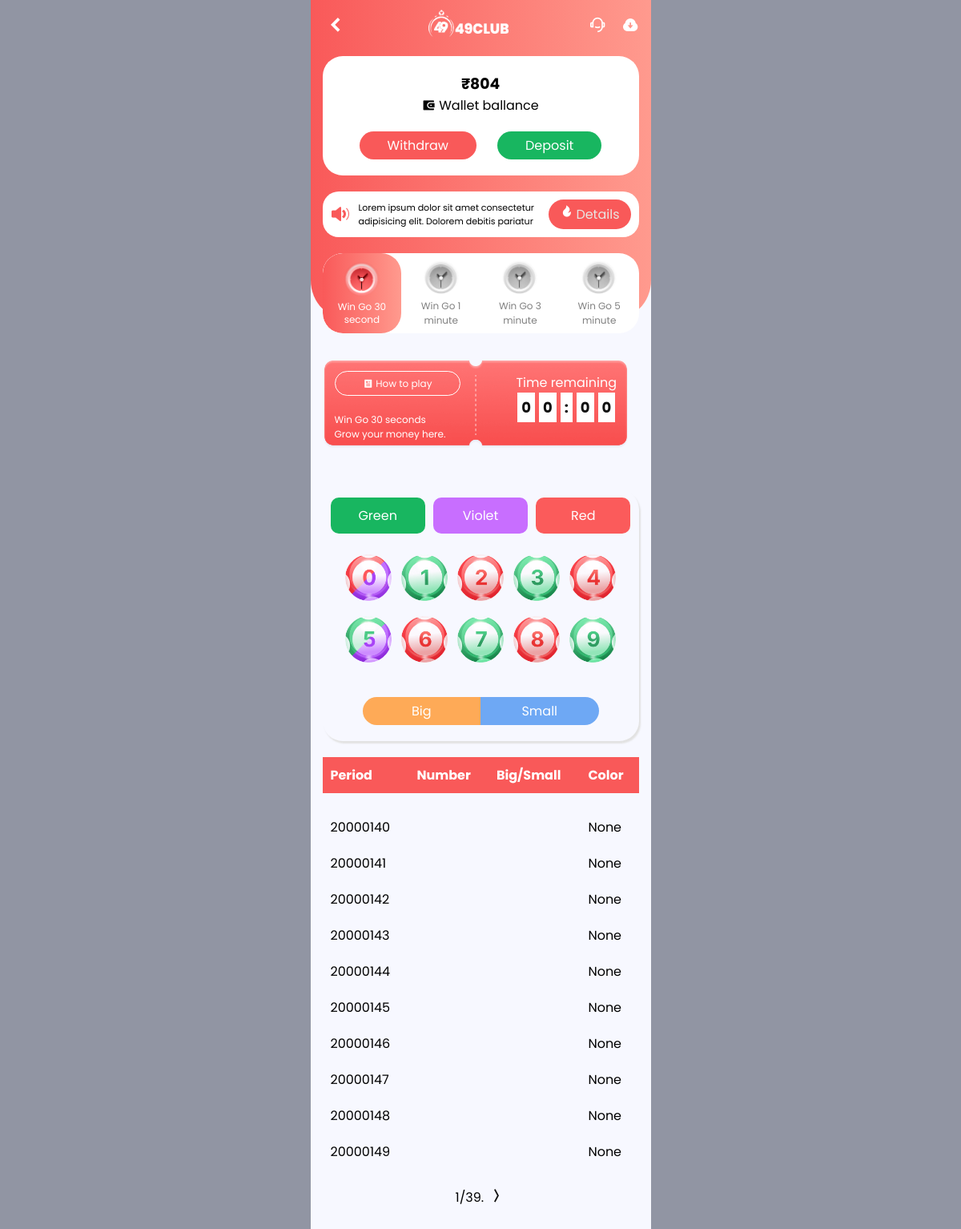
The page /wingoPage (signed in) on the database as committed earlier.
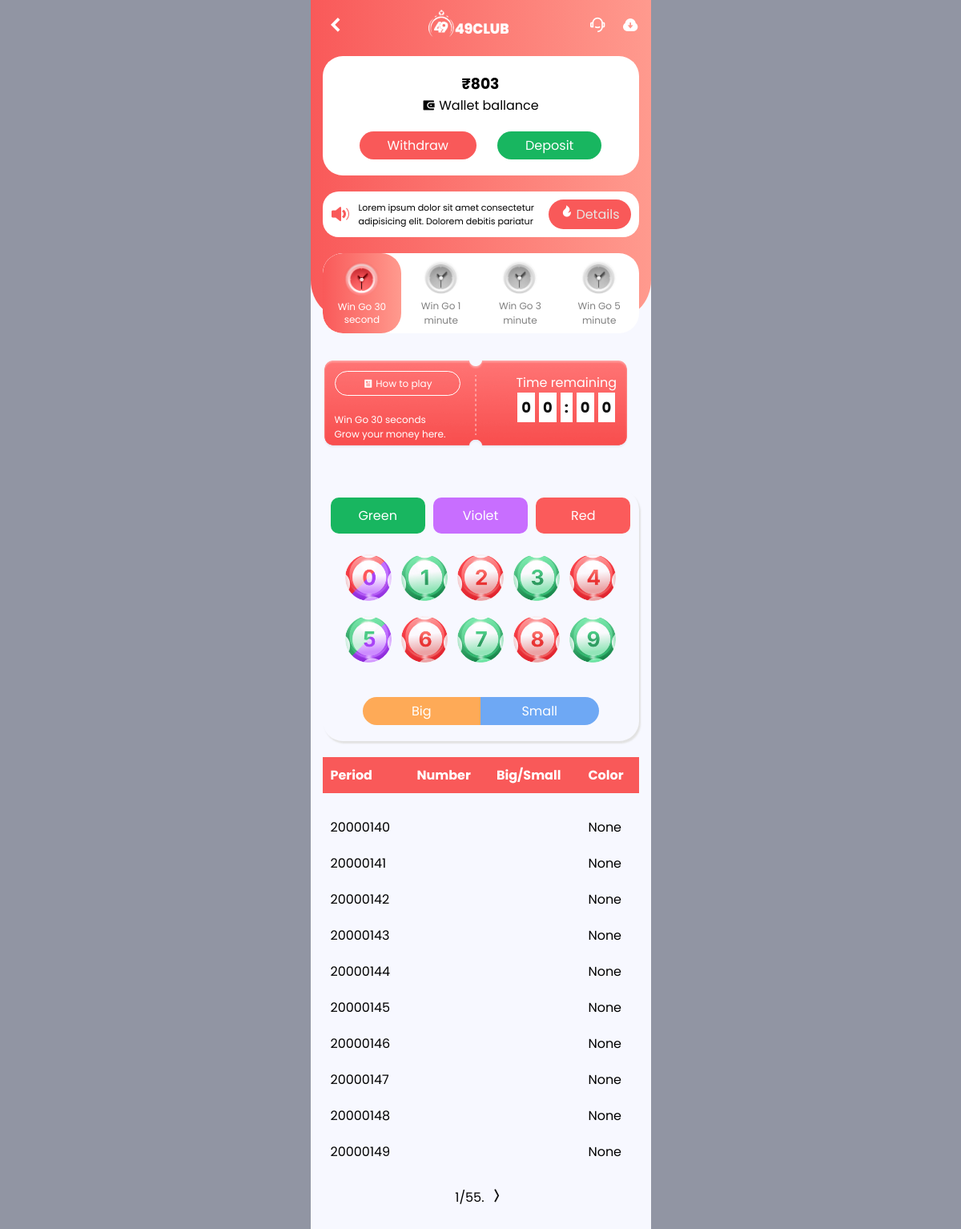
The same page on the database as committed later.
### club/models.py (models this page shows, shortened)
class Profile(models.Model):
    user = models.OneToOneField(User, on_delete=models.CASCADE)
    code = models.CharField(max_length=50, default='', blank=True)
    user_code = models.CharField(max_length=12, blank=True, null=True)
    recomended_by = models.ForeignKey(User, on_delete=models.CASCADE, blank=True, null=True, related_name='ref_by')
    referals_number = models.IntegerField(blank=True, default=0)
    user_balance = models.IntegerField(blank=True, default=0)
    refer_code = models.CharField(max_length=50, blank=True, null=True)
    total_balance = models.IntegerField(blank=True, default=0)
    total_withdraw = models.IntegerField(blank=True, default=0)
    total_deposite = models.IntegerField(blank=True, default=0)

class RoundWinColor(models.Model):
    COLOR_CHOICES = [
        ('Red', 'Red'),
        ('Green', 'Green'),
        ('Violet', 'Violet')
    ]
    round = models.ForeignKey(GameRound, on_delete=models.CASCADE)
    win_color = models.CharField(max_length=10, choices=COLOR_CHOICES, blank=True, null=True)
    red_bet_amount = models.IntegerField(default=0)
    green_bet_amount = models.IntegerField(default=0)
    violet_bet_amount = models.IntegerField(default=0)

class GameRound(models.Model):
    game_id = models.IntegerField(default=20000000)
    start_hour = models.IntegerField(default=0)
    start_minute = models.IntegerField(default=0)
    start_second = models.IntegerField(default=0)
    duration = models.IntegerField(default=30)

### club/views.py (the view)
# urls.py: path('wingoPage', wingoPage, name='wingoPage'),
@login_required
def wingoPage(request):
    profile = Profile.objects.get(user=request.user)
    round_results = RoundWinColor.objects.all().reverse()
    paginator = Paginator(round_results, 10)  # Show 10 round results per page
    page_number = request.GET.get('page')
    page_obj = paginator.get_page(page_number)
    if request.method=='POST':
        bet_amount = request.POST['total_amount']
        bet_color = request.POST['bet_color']
        round = latest_round
        user = request.user
    return render(request, 'wingo.html', {'profile': profile, 'page_obj': page_obj})

### templates/wingo.html (shortened to what this page needs)
<!DOCTYPE html>
<html lang="en">
<head>
    <link rel="stylesheet" href="/static/style/wingo.css">
    <link rel="stylesheet" href="/static/style/utils.css">
    <link href="https://cdn.jsdelivr.net/npm/remixicon@4.3.0/fonts/remixicon.css" rel="stylesheet" />
</head>
<body>
    <section class="main_section">
        <header>
            <div class="navbar">
                <div class="nav_back">
                    <a href="/"><i class="ri-arrow-left-s-line"></i></a>
                </div>
                <div class="logo">
                    <img src="/static/assets/logo2.png" alt="">
                </div>
                <div class="nav_icon">
                    <div class="mail">
                        <a><i class="ri-customer-service-2-line"></i></a>
                    </div>
                    <div class="down">
                        <i class="ri-download-cloud-fill"></i>
                    </div>
                </div>
            </div>
            <div class="balance">
                <div class="balance_amount">
                    <h3>₹{{profile.user_balance}}</h3>
                    <p><i class="ri-wallet-3-fill"></i> Wallet ballance</p>
                </div>
                <div class="balance_btns">
                    <a href="/withdrawPage" class="withdraw_btn">Withdraw</a>
                    <a href="/depositePage" class="deposite_btn">Deposit</a>
                </div>
            </div>
            <div class="main_details">
                <h1><i class="ri-volume-up-fill"></i></h1>
                <div class="details_text">
                    <p>Lorem ipsum dolor sit amet consectetur adipisicing elit. Dolorem debitis pariatur</p>
                </div>
                <div class="details_btn"><i class="ri-fire-fill"></i> Details</div>
            </div>
            <div class="wingo_times">
                <div class="wingo_time_card active">
                    <img src="/static/assets/clock.png" alt="">
                    <p>Win Go 30<br>second</p>
                </div>
                <div class="wingo_time_card">
                    <img src="/static/assets/clock2.png" alt="">
                    <p>Win Go 1<br>minute</p>
                </div>
                <div class="wingo_time_card">
                    <img src="/static/assets/clock2.png" alt="">
                    <p>Win Go 3<br>minute</p>
                </div>
                <div class="wingo_time_card">
                    <img src="/static/assets/clock2.png" alt="">
                    <p>Win Go 5<br>minute</p>
                </div>
            </div>
        </header>
        <main>
            <div class="main_ticket">
                <div class="ticket_left">
                    <a href=""><i class="ri-article-fill"></i> How to play</a><br><br>
                    <p>Win Go 30 seconds</p>
                    <p>Grow your money here.</p>
                </div>
                <div class="ticket_right">
                    <p>Time remaining</p>
                    <div class="ticket_time">
                        <div class="time">0</div>
                        <div class="time">0</div>
                        <div class="time">:</div>
                        <div class="time">0</div>
                        <div class="time">0</div>
                    </div>
                </div>
            </div>
            <div class="game_window">
                <div class="game_color">
                    <p class="game_color_cl" id="color_green">Green</p>
                    <p class="game_color_cl" id="color_violet">Violet</p>
                    <p class="game_color_cl" id="color_red">Red</p>
                </div>
                <div class="game_number">
                    <span class="game_number_cl" data-value="0">
                        <img src="/static/assets/0.png" alt="">
                    </span>
                    <span class="game_number_cl" data-value="1">
                        <img src="/static/assets/1.png" alt="">
                    </span>
                    <span class="game_number_cl" data-value="2">
                        <img src="/static/assets/2.png" alt="">
                    </span>
                    <span class="game_number_cl" data-value="3">
                        <img src="/static/assets/3.png" alt="">
                    </span>
                    <span class="game_number_cl" data-value="4">
                        <img src="/static/assets/4.png" alt="">
                    </span>
                    <span class="game_number_cl" data-value="5">
                        <img src="/static/assets/5.png" alt="">
                    </span>
                    <span class="game_number_cl" data-value="6">
                        <img src="/static/assets/6.png" alt="">
                    </span>
                    <span class="game_number_cl" data-value="7">
                        <img src="/static/assets/7.png" alt="">
                    </span>
                    <span class="game_number_cl" data-value="8">
                        <img src="/static/assets/8.png" alt="">
                    </span>
                    <span class="game_number_cl" data-value="9">
                        <img src="/static/assets/9.png" alt="">
                    </span>
                </div>
                <div class="game_size">
                    <div class="game_size_cl size_big">Big</div>
                    <div class="game_size_cl size_small">Small</div>
                </div>
            </div>
            <div class="game_result">
                <table>
                    <thead>
                        <tr>
                            <th>Period</th>
                            <th>Number</th>
                            <th>Big/Small</th>
                            <th>Color</th>
                        </tr>
                    </thead>
                    <tbody id="results">
                        <tr>
                            <td id="round_id"></td>
                            <td></td>
                            <td></td>
                            <td id="win_color"></td>
                        </tr>
                        {% for result in page_obj %}
                        <tr>
                            <td id="round_id">{{ result.round.game_id }}</td>
                            <td></td>
                            <td></td>
                            <td id="win_color"> {{ result.win_color }}</td>
                        </tr>
                        {% endfor %}
                    </tbody>
                </table>
                <div class="pagination" style="text-align: center; margin-top: 20px;">
                    <span class="step-links">
                        <span class="current">
                            {{ page_obj.number }}/{{ page_obj.paginator.num_pages }}.
                        </span>
                        {% if page_obj.has_next %}
                        <a href="?page={{ page_obj.next_page_number }}"><i style="color: #111; font-size: 22px;"
                                class="ri-arrow-right-wide-line"></i></a>
                        {% endif %}
                    </span>
                </div>
            </div>
        </main>
    </section>
</body>
</html>

### static/style/wingo.css (style rules this page uses)
header { height: 400px; background: linear-gradient(90deg, #f95959 0%, #ff9a8e 100%); border-radius: 0 0 50px 50px; }
.navbar { display: flex; justify-content: space-between; align-items: center; padding: 10px 15px; }
.navbar .nav_back a { font-weight: bold; font-size: 30px; color: #fff; }
.navbar .nav_icon { display: flex; justify-content: space-between; gap: 20px; align-items: center; }
.nav_icon i { color: #fff; font-size: 20px; }
.navbar img { width: 100px; }
main { padding-bottom: 50px; }
.balance { margin: 5px 15px; background-color: #fff; border-radius: 25px; padding: 20px; margin-bottom: 20px; }
.balance .balance_amount { display: flex; flex-direction: column; align-items: center; justify-content: center; margin-bottom: 20px; }
.balance .balance_btns { display: flex; justify-content: space-evenly; align-items: center; }
.balance_btns .withdraw_btn { padding: 5px 35px; color: #fff; background-color: #f95959; border-radius: 20px; }
.balance_btns .deposite_btn { padding: 5px 35px; color: #fff; background-color: #18B660; border-radius: 20px; }
.main_details { margin: 20px 15px; padding: 10px; display: flex; justify-content: center; align-items: center; gap: 10px; background-color: #fff; border-radius: 20px; }
.main_details i { width: 20px; color: #F95959; }
.main_details .details_text { font-size: 11px; text-wrap: wrap; width: 90%; }
.main_details .details_btn { color: rgb(232, 230, 227); background-color: #F95959; padding: 6px 14px; border-radius: 20px; display: flex; }
.details_btn i { color: white; }
.wingo_times { margin: 20px 15px; background-color: #fff; height: 100px; border-radius: 25px; display: flex; justify-content: center; align-self: center; overflow: hidden; }
.wingo_times .wingo_time_card { width: 100%; height: 100%; display: flex; flex-direction: column; text-align: center; justify-content: center; align-items: center; border-radius: 25px; color: gray; }
.wingo_time_card.active { background: linear-gradient(90deg, #f95959 0%, #ff9a8e 100%); color: white; line-height: 16px; }
.wingo_times .wingo_time_card img { width: 50px; }
.wingo_times .wingo_time_card p { font-size: 12px; text-align: center; }
.main_ticket { width: 90%; height: 111px; margin: 50px 15px; background: url("/static/assets/tickte.png") no-repeat; background-size: contain; display: flex; justify-content: space-between; align-items: start; padding: 15px; }
.main_ticket .ticket_left a { color: #fff; font-size: 12px; padding: 6px 35px; border: 1px solid white; border-radius: 50px; margin-bottom: 30px; }
.main_ticket .ticket_left p { color: #fff; font-size: 12px; }
.main_ticket .ticket_right { display: flex; justify-content: center; align-items: end; flex-direction: column; }
.main_ticket .ticket_right p { font-size: 16px; color: #fff; }
.ticket_right .ticket_time { display: flex; justify-content: center; align-self: center; gap: 5px; margin-bottom: 5px; }
.ticket_time .time { padding: 5px; color: #111; font-size: 18px; font-weight: bold; background-color: #fff; }
.game_window { padding: 10px; border-radius: 25px; box-shadow: 2px 3px 2px #e2e2e2; margin: 10px 15px; }
.game_window .game_color { display: flex; justify-content: space-evenly; align-self: center; gap: 10px; text-align: center; margin-bottom: 20px; }
.game_window .game_color p { width: 300px; padding: 10px 30px; border-radius: 10px; color: #fff; cursor: pointer; }
.game_window #color_green { background-color: #18B660; }
.game_window #color_violet { background-color: #C86EFF; }
.game_window #color_red { background-color: #FB5B5B; }
.game_window .game_number { display: flex; justify-content: center; align-self: center; flex-wrap: wrap; margin-bottom: 20px; }
.game_window .game_number img { width: 60px; margin: 5px; }
.game_window .game_size { display: flex; justify-content: center; align-items: center; text-align: center; color: #fff; border-radius: 25px; padding: 10px 40px; }
.game_size .size_big { padding: 5px; width: 50%; border-radius: 25px 0 0 25px; background-color: #FEAA57; }
.game_size .size_small { padding: 5px; width: 50%; border-radius: 0 24px 25px 0; background-color: #6EA8F4; }
.main_section { position: relative; }

### static/style/utils.css (style rules this page uses)
* { margin: 0; padding: 0; box-sizing: border-box; }
body { background-color: #9195A3; font-family: "Poppins", "Roboto", sans-serif; }
.main_section { position: relative; max-width: 425px; height: 100%; background-color: #F7F8FF; margin: auto; z-index: 1; }
a, li { list-style: none; text-decoration: none; }

Rows that differ between the two databases and show on the page:
changed Profile: user_balance "804" → "803"
Other text that changed with them:
{{ page_obj.paginator.num_pages }}: "39" → "55"
